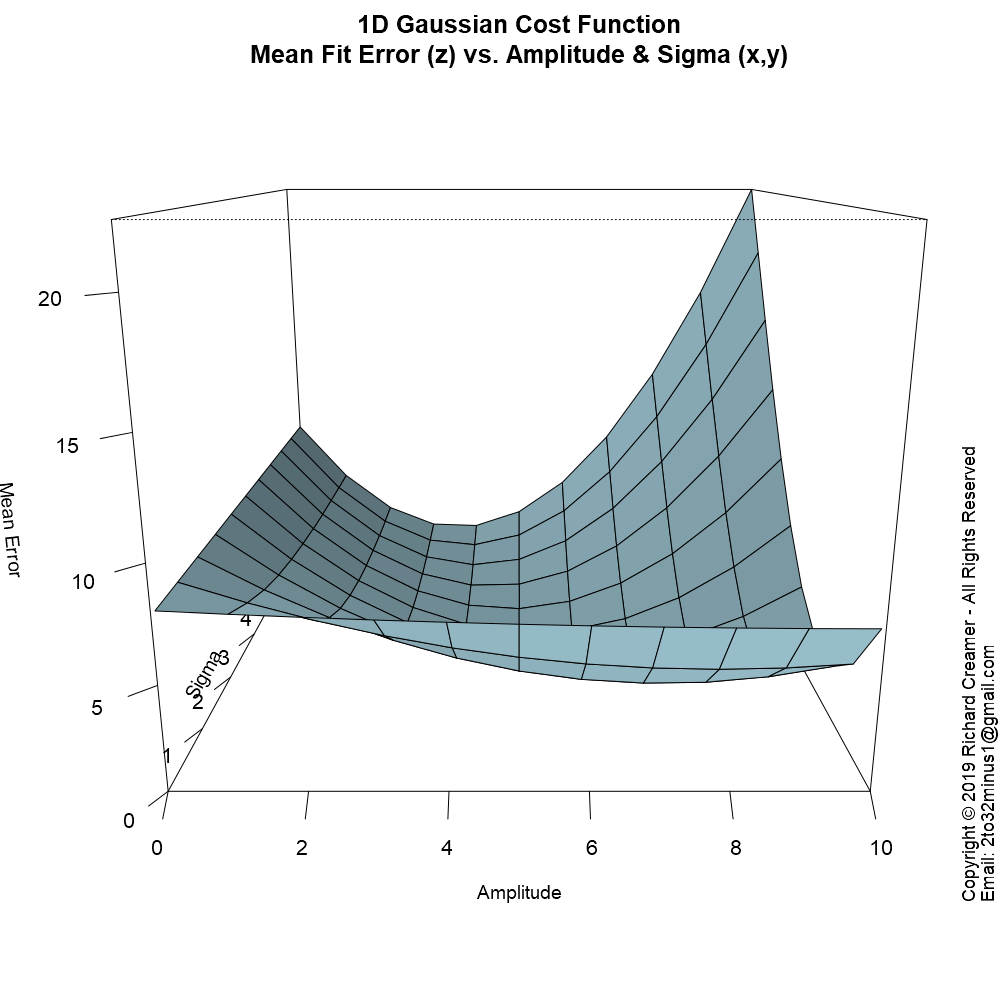

Generate this figure with R:
##############################################################
### Copyright (c) Richard Creamer 2019 - All Rights Reserved
### Inquiries: email [email redacted]
##############################################################

### Globals
fontScale = 1.2    # Global font size variable
lf        = 1.2    # Enlarge font of plot labels
verbose   = FALSE  # Verbose printing
lw        = 2      # Line width
xMargin   = 1      # X-axis margin for plots
yMargin   = 1      # Y-axis margin for plots
de        = 0.01   # Small constant for estimating derivatives numerically
smlPts    = 1      # Small  data point/circle
medPts    = 1.5    # Medium data point/circle
lrgPts    = 2.0    # Large  data point/circle

### Run this function to generate this plot
runFunc = function() {
	dw = 1000
	dh = 750	
	path = "D:/Code/R/LeastSquaresPlay/PlotsAndAssocCode/Plot46/"
	savePngVerbose( paste(path, "Plot46.png", sep=""), plotGaussErrorSurface, w=dw, h=dw, un="px" )
}

### 3D plot error surface for range of Amplitude and Sigma values
plotGaussErrorSurface = function( xyAngle=0, vertAngle=15 ) {
	set.seed( 3 )
	a = 5
	s = 2
	x = seq( -10, 10, length=100 )
	y = 1 + gauss1dFunc( x, a, s ) + rnorm( length(x), sd=0.2 )
	minAmpl = 0
	maxAmpl = 10
	minSigma = 0.1
	maxSigma = 6
	nr = 11
	nc = 11
	ampls = seq( minAmpl, maxAmpl, length.out=nc )
	sigmas = seq( minSigma, maxSigma, length.out=nr )
	z = getGaussErrorGrid( meanGaussSsdErr, ampls, sigmas, x, y )
	xLim1 = floor( minAmpl )
	xLim2 = ceiling( maxAmpl )
	yLim1 = floor( minSigma )
	yLim2 = ceiling( maxSigma )
	xform = persp( ampls, sigmas, t(z), xlim=c(xLim1,xLim2), ylim=c(yLim1,yLim2), cex.lab=lf,
				   main="1D Gaussian Cost Function\nMean Fit Error (z) vs. Amplitude & Sigma (x,y)",
				   xlab="Amplitude", ylab="Sigma", zlab="\nMean Error",
				   cex.lab=1.2,
				   theta=xyAngle, phi=vertAngle, expand = 0.8, shade=0.5,
				   col = "lightblue", ticktype="detailed", cex.main=1.3*fontScale, cex.axis=1.3 )
}

### 1D Gaussian
gauss1dFunc = function( x, a, sigma ) {
	return( a * exp( -0.5 * (x/sigma)^2 ) )
}

### Gaussian error/cost function - SSD
meanGaussSsdErr = function( x, y, a, sigma ) {
	return( (1/length(x)) * sum( (gauss1dFunc( x, a, sigma ) - y)^2 ) )
}

### Compute mean SSD Gaussian cost function over a grid of Amplitude and Sigma values
### Note: returned matrix may need to be transposed for some functions such as contour()
### TODO: Try to use outer()
getGaussErrorGrid = function( errorFunc, ampls, sigmas, x, y ) {
	nr = length( sigmas )
	nc = length( ampls )
	z = matrix( nrow=nr, ncol=nc )	
	for ( row in 1:nr ) {     # loop over y-coordinates (sigma)
		sigma = sigmas[row]
		for ( col in 1:nc ) { # loop over x-coordinates (amplitude)
			ampl = ampls[col]
			z[row, col] = errorFunc( x, y, a=ampl, sigma=sigma )
		}
	}
	return( z )
}


### Save to PNG file, specify width and height
savePngVerbose = function( path, plotFunc, w=512, h=512, un="px", doCopyright=TRUE, ... ) {
	png( filename = path, type="cairo", units=un, width=w, height=h, pointsize=12, res=96 )
	plotFunc( ... )
	if ( doCopyright )
		addCopyright()
	dev.off()
}

### Add copyright notice to plot via text()
addCopyright = function() {
	mtext( "Copyright \uA9 2019 Richard Creamer - All Rights Reserved", side=4, line=0, adj=0, cex=1.1 )
	mtext( "Email: [email redacted]", side=4, line=1, adj=0, cex=1.1 )
}

runFunc()
